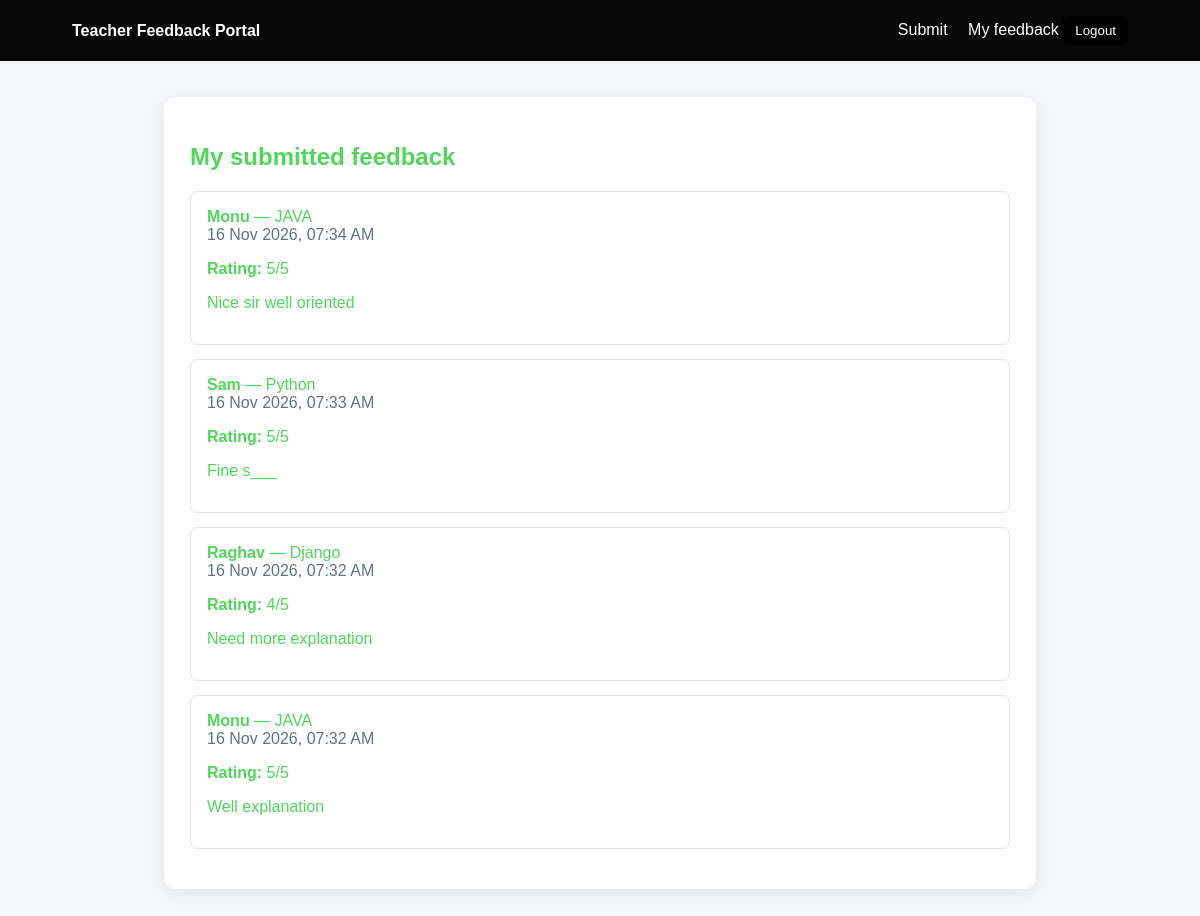
Screenshot of /my-feedback/ (signed in) with the database file from the repository.
### myapp/models.py (models this page shows, shortened)
class Feedback(models.Model):
    RATING_CHOICES = [(i, str(i)) for i in range(1, 6)]
    student = models.ForeignKey(
        settings.AUTH_USER_MODEL, on_delete=models.CASCADE,
        related_name="submitted_feedback"
    )
    teacher = models.ForeignKey(
        Teacher, on_delete=models.PROTECT, related_name="feedback_entries"
    )
    rating = models.PositiveSmallIntegerField(choices=RATING_CHOICES)
    comments = models.TextField(max_length=1000)
    created_at = models.DateTimeField(auto_now_add=True)
    class Meta:
        ordering = ["-created_at"]

class Teacher(models.Model):
    name = models.CharField(max_length=100)
    department = models.CharField(max_length=100, blank=True)
    subject = models.CharField(max_length=100)
    class Meta:
        ordering = ["name"]

### myapp/views.py (the view)
# urls.py: path("my-feedback/", my_feedback, name="my_feedback"),
@login_required
def my_feedback(request):
    feedback_list = Feedback.objects.filter(student=request.user).select_related("teacher")
    return render(request, "my_feedback.html", {"feedback_list": feedback_list})

### myapp/templates/my_feedback.html (shortened to what this page needs)
{% extends "base.html" %}
{% block content %}
<h2>My submitted feedback</h2>
{% for item in feedback_list %}
  <div class="entry">
    <strong>{{ item.teacher.name }}</strong> — {{ item.teacher.subject }}<br>
    <span class="muted">{{ item.created_at|date:"d M Y, h:i A" }}</span>
    <p><strong>Rating:</strong> {{ item.rating }}/5</p>
    <p>{{ item.comments|linebreaksbr }}</p>
  </div>
{% empty %}
  <p>You have not submitted any feedback yet.</p>
  <a class="btn" href="{% url 'submit_feedback' %}">Submit feedback</a>
{% endfor %}
{% endblock %}

### myapp/templates/base.html (shortened to what this page needs)
<!doctype html>
<html lang="en">
<head>
</head>
<body>
<header>
  <strong>Teacher Feedback Portal</strong>
  <nav>
    {% if user.is_authenticated %}
      <a href="{% url 'submit_feedback' %}">Submit</a>
      <a href="{% url 'my_feedback' %}">My feedback</a>
      <form method="post" action="{% url 'logout' %}" style="display:inline">{% csrf_token %}<button style="margin:0;padding:7px 12px">Logout</button></form>
    {% else %}<a href="{% url 'login' %}">Student login</a>{% endif %}
  </nav>
</header>
<main>{% block content %}{% endblock %}</main>
</body>
</html>

### myapp/templates/base.html (style rules this page uses)
body { font-family:Arial,sans-serif;background:#f4f6f9;margin:0;color:#50d75b }
header { background:#070707;color:white;padding:16px 6%;display:flex;justify-content:space-between;align-items:center }
header a { color:white;margin-left:16px;text-decoration:none }
main { max-width:820px;margin:36px auto;padding:26px;background:white;border-radius:12px;box-shadow:0 4px 18px #00000012 }
button,.btn { display:inline-block;background:rgb(0, 0, 0);color:white;border:0;padding:11px 18px;border-radius:6px;text-decoration:none;cursor:pointer;margin-top:18px }
.muted { color:#667085 }
.entry { border:1px solid #e1e6ed;border-radius:8px;padding:16px;margin:14px 0 }

### rows the page displays
Feedback: teacher.name "Monu", teacher.subject "JAVA", created_at "16 Nov 2026, 07:34 AM", rating "5", comments "Nice sir well oriented"
Feedback: teacher.name "Sam", teacher.subject "Python", created_at "16 Nov 2026, 07:33 AM", rating "5", comments "Fine s___"
Feedback: teacher.name "Raghav", teacher.subject "Django", created_at "16 Nov 2026, 07:32 AM", rating "4", comments "Need more explanation"
Feedback: teacher.name "Monu", teacher.subject "JAVA", created_at "16 Nov 2026, 07:32 AM", rating "5", comments "Well explanation"
